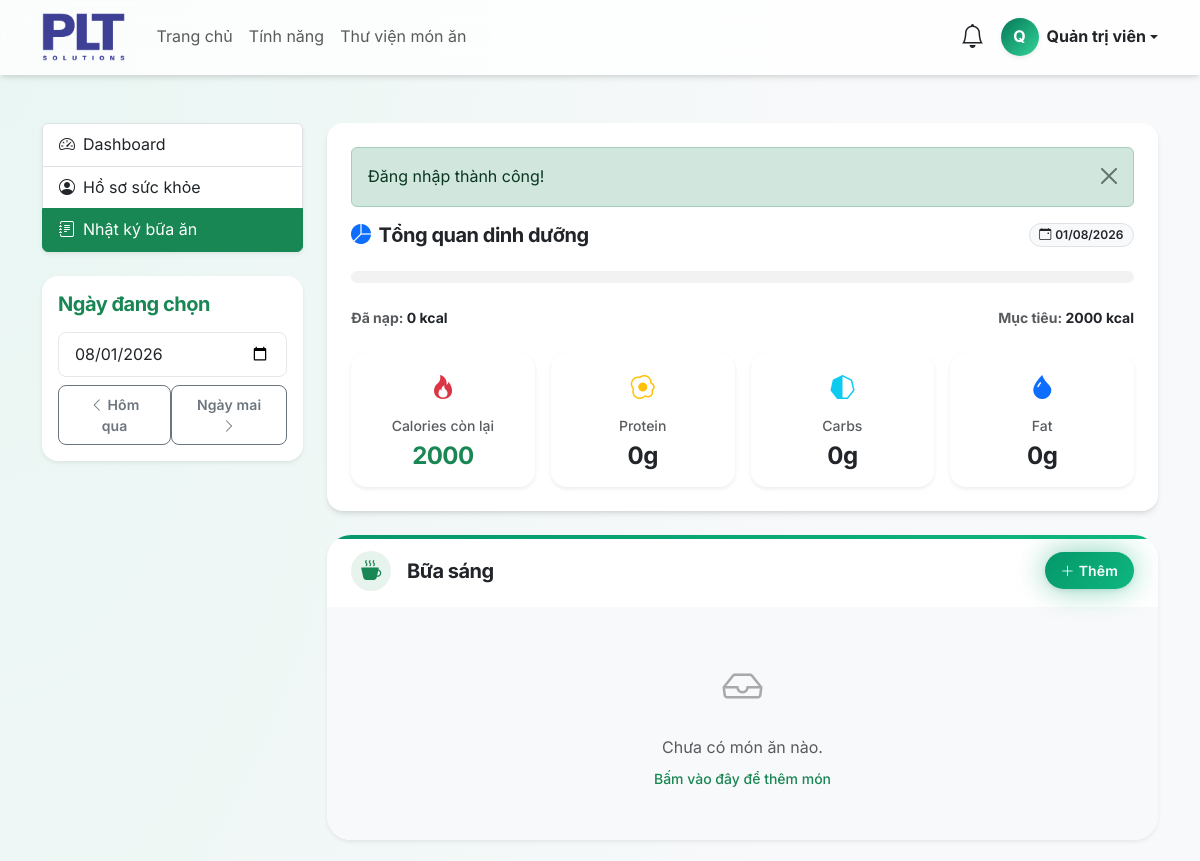
Before: /user/meals.php (signed in, upper part) with the older database file.
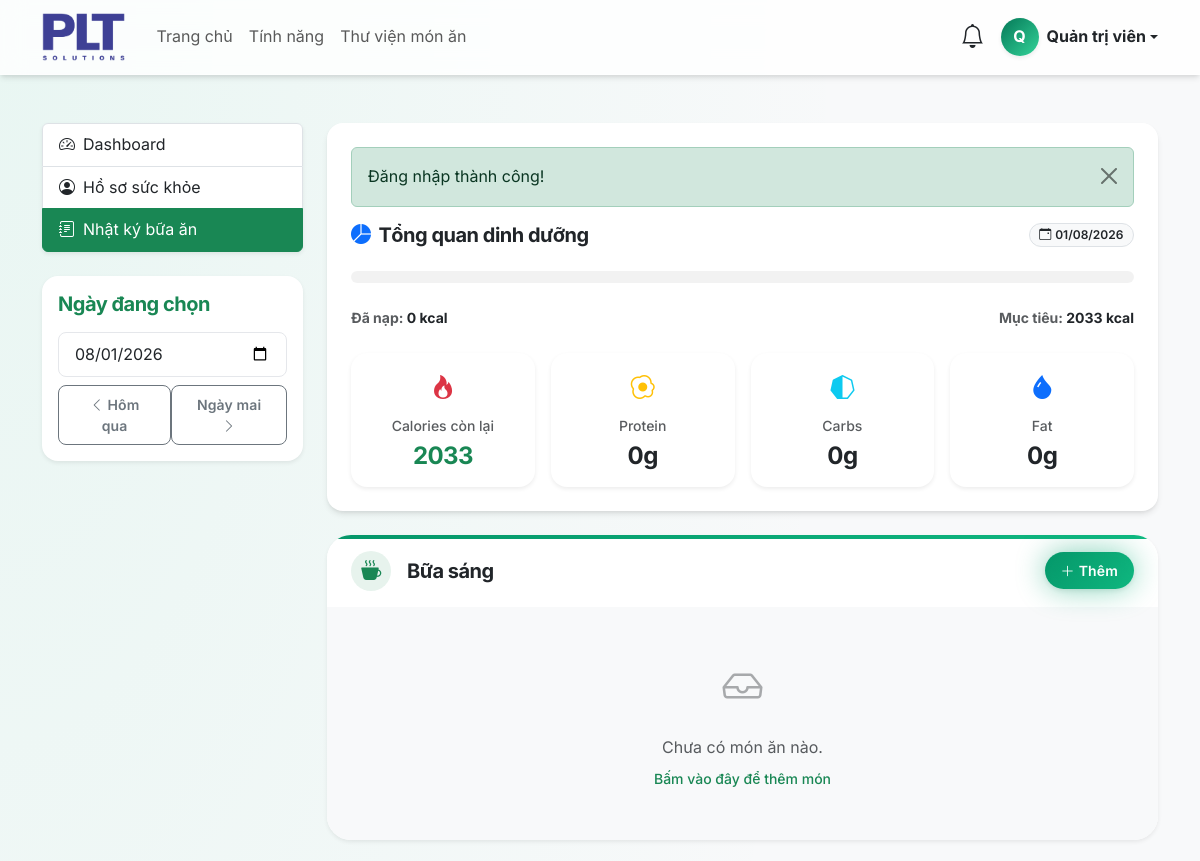
After: the same page with the newer database file.
### tables this page shows
CREATE TABLE IF NOT EXISTS `user_profiles` (
  `id` bigint UNSIGNED NOT NULL AUTO_INCREMENT,
  `user_id` bigint UNSIGNED NOT NULL,
  `date_of_birth` date DEFAULT NULL,
  `age` tinyint UNSIGNED DEFAULT NULL,
  `gender` enum('male','female','other') DEFAULT NULL,
  `height_cm` decimal(5,2) DEFAULT NULL,
  `current_weight_kg` decimal(6,2) DEFAULT NULL,
  `target_weight_kg` decimal(6,2) DEFAULT NULL,
  `activity_level` enum('sedentary','light','moderate','very_active','extra_active') DEFAULT 'sedentary',
  `health_goal` enum('lose_weight','gain_weight','maintain_weight','gain_muscle') DEFAULT 'maintain_weight',
  goal_pace enum('slow','moderate','fast') NOT NULL DEFAULT 'moderate',
  `diet_type` enum('normal','vegetarian','vegan','low_carb','low_sugar','gluten_free','high_protein') DEFAULT 'normal',
  `allergies` text,
  `disliked_foods` text,
  `meals_per_day` tinyint UNSIGNED NOT NULL DEFAULT '3',
  `bmr` decimal(8,2) DEFAULT NULL,
  `tdee` decimal(8,2) DEFAULT NULL,
  `bmi` decimal(5,2) DEFAULT NULL,
  `calorie_target` decimal(8,2) DEFAULT NULL,
  `protein_target` decimal(8,2) DEFAULT NULL,
  `carb_target` decimal(8,2) DEFAULT NULL,
  `fat_target` decimal(8,2) DEFAULT NULL,
  `fiber_target` decimal(8,2) DEFAULT '25.00',
  `water_target_ml` int UNSIGNED DEFAULT '2000',
  `created_at` timestamp NOT NULL DEFAULT CURRENT_TIMESTAMP,
  `updated_at` timestamp NOT NULL DEFAULT CURRENT_TIMESTAMP ON UPDATE CURRENT_TIMESTAMP,
  PRIMARY KEY (`id`),
  UNIQUE KEY `user_id` (`user_id`)
);

### models/ProfileModel.php (called while the page is built, shortened)
<?php
require_once __DIR__ . '/../config/database.php';
class ProfileModel {
    private $conn;
    private $table_name = "user_profiles";
    public function __construct() {
        $database = new Database();
        $this->conn = $database->getConnection();
    }
    public function getProfileByUserId($user_id) {
        $query = "SELECT *, height_cm as height, current_weight_kg as current_weight FROM " . $this->table_name . " WHERE user_id = :user_id LIMIT 1";
        $stmt = $this->conn->prepare($query);
        $stmt->bindParam(':user_id', $user_id);
        $stmt->execute();
        return $stmt->fetch(PDO::FETCH_ASSOC);
    }
}

### config/database.php (called while the page is built, shortened)
<?php
class Database {
    private $host = "127.0.0.1";
    private $db_name = "meal_health_manager";
    private $username = "root";
    private $password = "";
    public function getConnection() {
        $this->conn = null;
        try {
            $this->conn = new PDO("mysql:host=" . $this->host . ";dbname=" . $this->db_name . ";charset=utf8mb4", $this->username, $this->password);
            $this->conn->setAttribute(PDO::ATTR_ERRMODE, PDO::ERRMODE_EXCEPTION);
            $this->conn->setAttribute(PDO::ATTR_DEFAULT_FETCH_MODE, PDO::FETCH_ASSOC);
        } catch(PDOException $exception) {
            echo "Lỗi kết nối CSDL: " . $exception->getMessage();
            exit();
        }
        return $this->conn;
    }
}

### models/MealModel.php (called while the page is built, shortened)
<?php
require_once __DIR__ . '/../config/database.php';
class MealModel {
    private $conn;
    private $hasConsumedAt = null;
    public function __construct() {
        $database = new Database();
        $this->conn = $database->getConnection();
    }
    public function getDailyNutrition($user_id, $date) {
        $query = "SELECT
                    SUM(i.calories) as total_calories,
                    SUM(i.protein) as total_protein,
                    SUM(i.carbs) as total_carbs,
                    SUM(i.fat) as total_fat,
                    SUM(i.fiber) as total_fiber
                  FROM meal_log_items i
                  JOIN meal_logs l ON i.meal_log_id = l.id
                  WHERE l.user_id = :user_id AND l.log_date = :log_date";
        $stmt = $this->conn->prepare($query);
        $stmt->bindParam(':user_id', $user_id);
        $stmt->bindParam(':log_date', $date);
        $stmt->execute();
        $res = $stmt->fetch(PDO::FETCH_ASSOC);
        return [
            'calories' => $res['total_calories'] ?? 0,
            'protein' => $res['total_protein'] ?? 0,
            'carbs' => $res['total_carbs'] ?? 0,
            'fat' => $res['total_fat'] ?? 0,
            'fiber' => $res['total_fiber'] ?? 0
        ];
    }
    private function hasConsumedAtColumn() {
        if ($this->hasConsumedAt !== null) {
            return $this->hasConsumedAt;
        }
        try {
            $stmt = $this->conn->query("SELECT COUNT(*) FROM information_schema.columns
                                         WHERE table_schema = DATABASE()
                                           AND table_name = 'meal_logs'
                                           AND column_name = 'consumed_at'");
            $this->hasConsumedAt = (bool)$stmt->fetchColumn();
        } catch (PDOException $e) {
            $this->hasConsumedAt = false;
        }
        return $this->hasConsumedAt;
    }}

### user/meals.php (the view, shortened to what the changed rows need)
<?php
require_once __DIR__ . '/../models/MealModel.php';
require_once __DIR__ . '/../models/ProfileModel.php';
$user_id = $_SESSION['user_id'];
$date = $_GET['date'] ?? date('Y-m-d');
$mealModel = new MealModel();
$dailyNutrition = $mealModel->getDailyNutrition($user_id, $date);
$profileModel = new ProfileModel();
$profile = $profileModel->getProfileByUserId($user_id);
require_once __DIR__ . '/../includes/header.php';
$cal_target = $profile['calorie_target'] ?? 2000;
$cal_used = $dailyNutrition['calories'];
$cal_left = $cal_target - $cal_used;
?>
<div class="container py-5">
    <div class="row">
        <div class="col-md-9">
            <div class="card glass-panel mb-4 border-0" data-aos="fade-up">
                <div class="card-body p-4">
                    <div class="d-flex justify-content-between mb-4 small fw-bold">
                        <span class="text-muted">Mục tiêu: <span class="text-dark"><?php echo round($cal_target); ?> kcal</span></span>
                    </div>
                    <div class="row text-center g-3">
                        <div class="col-6 col-md-3">
                            <div class="p-3 border-0 rounded-4 shadow-sm bg-white card-hover h-100">
                                <div class="mb-2"><i class="bi bi-fire text-danger fs-4"></i></div>
                                <span class="d-block text-muted small fw-medium mb-1">Calories còn lại</span>
                                <h4 class="mb-0 fw-bold <?php echo $cal_left < 0 ? 'text-danger' : 'text-success'; ?>"><?php echo round($cal_left); ?></h4>
                            </div>
                        </div>
                    </div>
                </div>
            </div>
        </div>
    </div>
</div>
<?php require_once __DIR__ . '/../includes/footer.php'; ?>

Changed rows visible on the page:
added user_profiles: calorie_target "2033"
Other visible differences:
$cal_left: "2000" → "2033"
$cal_target: "2000" → (not shown)
